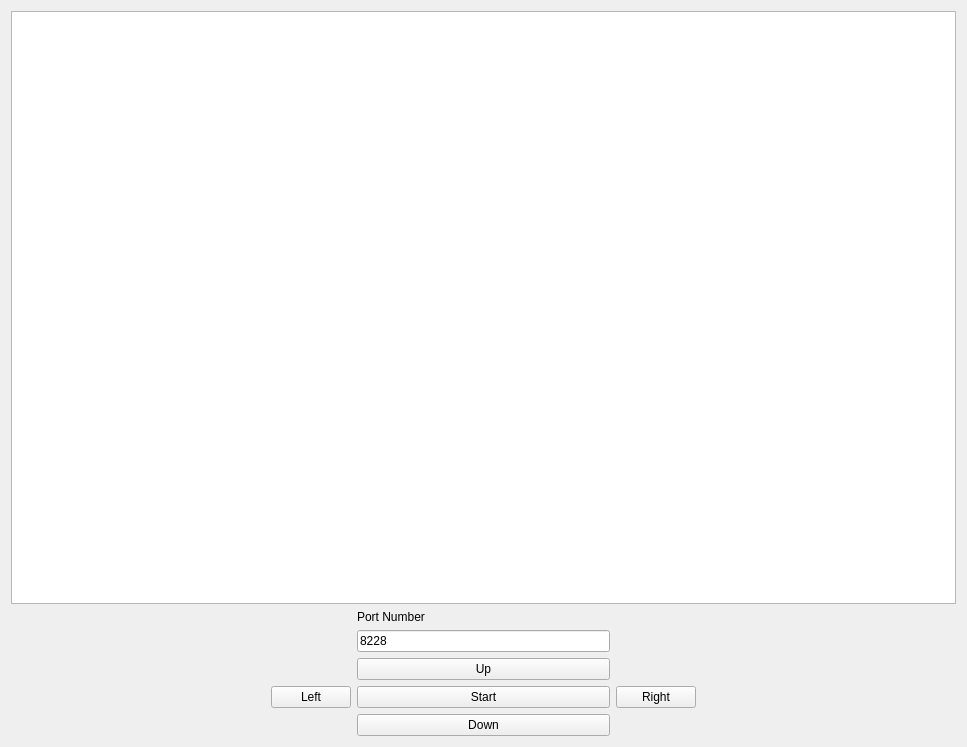
<?xml version="1.0" encoding="UTF-8"?>
<ui version="4.0">
 <class>Widget</class>
 <widget class="QWidget" name="Widget">
  <property name="geometry">
   <rect>
    <x>0</x>
    <y>0</y>
    <width>967</width>
    <height>747</height>
   </rect>
  </property>
  <property name="cursor">
   <cursorShape>UpArrowCursor</cursorShape>
  </property>
  <property name="windowTitle">
   <string>TCAS</string>
  </property>
  <property name="autoFillBackground">
   <bool>false</bool>
  </property>
  <layout class="QGridLayout" name="gridLayout">
   <item row="4" column="0">
    <spacer name="horizontalSpacer_4">
     <property name="orientation">
      <enum>Qt::Horizontal</enum>
     </property>
     <property name="sizeHint" stdset="0">
      <size>
       <width>40</width>
       <height>20</height>
      </size>
     </property>
    </spacer>
   </item>
   <item row="4" column="1">
    <widget class="QPushButton" name="leftButton">
     <property name="text">
      <string>Left</string>
     </property>
    </widget>
   </item>
   <item row="4" column="4">
    <spacer name="horizontalSpacer_3">
     <property name="orientation">
      <enum>Qt::Horizontal</enum>
     </property>
     <property name="sizeHint" stdset="0">
      <size>
       <width>40</width>
       <height>20</height>
      </size>
     </property>
    </spacer>
   </item>
   <item row="3" column="2">
    <widget class="QPushButton" name="upButton">
     <property name="text">
      <string>Up</string>
     </property>
    </widget>
   </item>
   <item row="1" column="2">
    <widget class="QLabel" name="label">
     <property name="text">
      <string>Port Number</string>
     </property>
    </widget>
   </item>
   <item row="4" column="2">
    <widget class="QPushButton" name="pushButton">
     <property name="text">
      <string>Start</string>
     </property>
    </widget>
   </item>
   <item row="5" column="2">
    <widget class="QPushButton" name="downButton">
     <property name="text">
      <string>Down</string>
     </property>
    </widget>
   </item>
   <item row="4" column="3">
    <widget class="QPushButton" name="rightButton">
     <property name="enabled">
      <bool>true</bool>
     </property>
     <property name="text">
      <string>Right</string>
     </property>
    </widget>
   </item>
   <item row="0" column="0" colspan="5">
    <widget class="QGraphicsView" name="graphicsView">
     <property name="autoFillBackground">
      <bool>false</bool>
     </property>
     <property name="verticalScrollBarPolicy">
      <enum>Qt::ScrollBarAlwaysOff</enum>
     </property>
     <property name="horizontalScrollBarPolicy">
      <enum>Qt::ScrollBarAlwaysOff</enum>
     </property>
    </widget>
   </item>
   <item row="2" column="4">
    <spacer name="horizontalSpacer_2">
     <property name="orientation">
      <enum>Qt::Horizontal</enum>
     </property>
     <property name="sizeHint" stdset="0">
      <size>
       <width>40</width>
       <height>20</height>
      </size>
     </property>
    </spacer>
   </item>
   <item row="2" column="2">
    <widget class="QLineEdit" name="lineEdit">
     <property name="toolTip">
      <string>Port Number</string>
     </property>
     <property name="text">
      <string>8228</string>
     </property>
    </widget>
   </item>
   <item row="2" column="0" colspan="2">
    <spacer name="horizontalSpacer">
     <property name="orientation">
      <enum>Qt::Horizontal</enum>
     </property>
     <property name="sizeHint" stdset="0">
      <size>
       <width>40</width>
       <height>20</height>
      </size>
     </property>
    </spacer>
   </item>
  </layout>
 </widget>
 <layoutdefault spacing="6" margin="11"/>
 <resources/>
 <connections/>
</ui>
